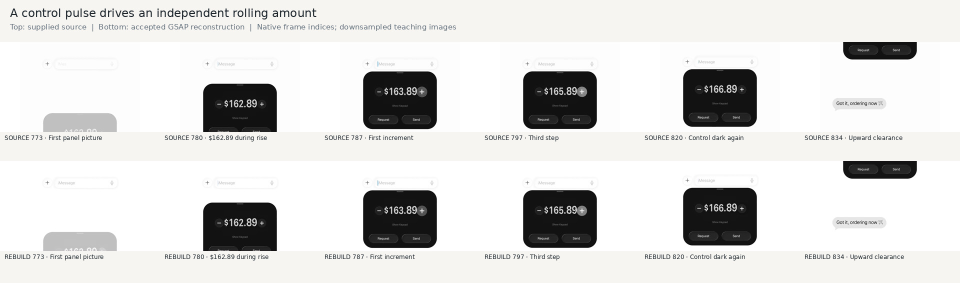
#> input picture skill/imessage-motion-recreation/director/atlas/linq-native-control-and-amount.jpg, 1920 x 566 px, given in place of 000473.png, which was not available (shown at 1/2 size)
$ python calendar-components.py ../../../skill/imessage-motion-recreation/director/atlas/linq-native-control-and-amount.jpg
#> lines starting #> are read from the running program, lines starting #| are printed output that depends on the picture; after the words box and inside, x2 and y2 are one past the last pixel; in counts of white or black regions, pixels touching at a corner belong together
from pathlib import Path
from PIL import Image
import numpy as np,sys
p=Path(sys.argv[1]); d=Path('/tmp/sidehoe-hyperframes.wG3QA2/source-stage')
def runs(mask,min_width=3,offset=0):
    s=np.flatnonzero(mask)
    out=[]
    for a in np.split(s,np.flatnonzero(np.diff(s)>1)+1):
        if len(a)>=min_width:out.append((int(a[0])+offset,int(a[-1])+offset))
    return out
for f in range(473,479):
 print('\nframe',f)
 for loc in [d,p/'prior-full']:
  im=np.asarray(Image.open(loc/f'{f:06}.png').convert('RGB'),dtype=np.int16)
  red,green,blue=im.transpose(2,0,1)
  m1=(blue-green>19)&(blue-red>18)&(red>147)&(green<234)
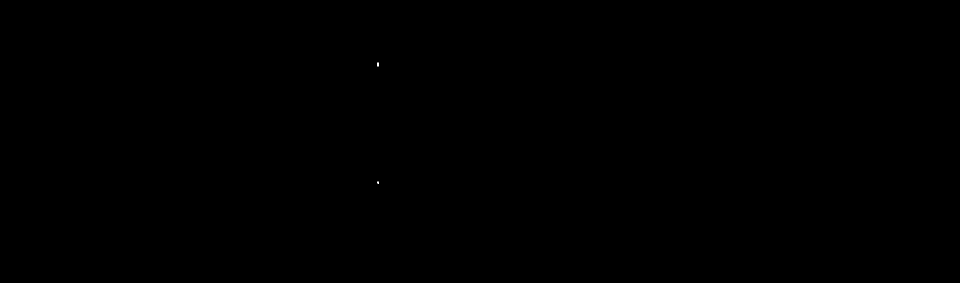
#> m1: shape (566, 1920) bool (shown at 1/2 size); 0% white in thin lines or dots, all inside (x1, y1, x2, y2) = (755, 125, 757, 368)
  m2=(green-red>17)&(blue-red>26)&(red>154)&(green>206)
#> m2: shape (566, 1920) bool; 0% white in thin lines or dots, all inside (x1, y1, x2, y2) = (754, 124, 758, 370)
  print('source' if loc==d else 'candidate')
  for color,label in [(m1,'lavender'),(m2,'blue')]:
    rows=runs(color[260:650,150:950].sum(1)>45,4,260)
    print(label,'rows',rows)
    prev=[]
    for y in range(343,640,4):
#> (the run stopped early here; a loop or call above may not have finished)

$ run again, on skill/imessage-motion-recreation/director/atlas/mini-rich_card_arrival.jpg
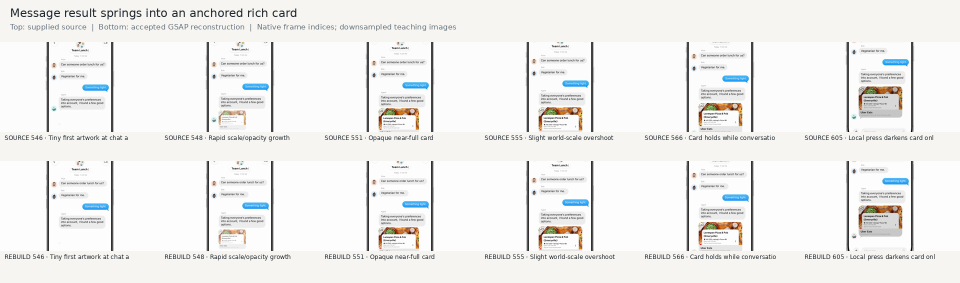
#> input picture skill/imessage-motion-recreation/director/atlas/mini-rich_card_arrival.jpg, 1920 x 566 px, given in place of 000473.png, which was not available (shown at 1/2 size)
#> `red,green,blue=im.transpose(2,0,1)`:
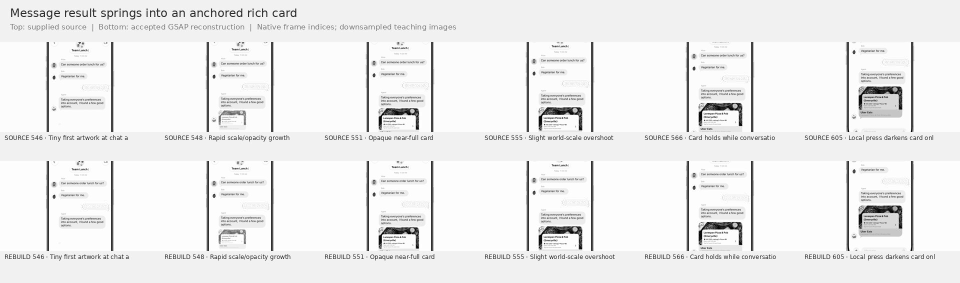
#> blue: shape (566, 1920) int16 (shown at 1/2 size); min 0, max 255, mean 237.7
#> m1: shape (566, 1920) bool; 0.03% white in thin lines or dots, all inside (x1, y1, x2, y2) = (104, 87, 1818, 466)
#> `m2=(green-red>17)&(blue-red>26)&(red>154)&(green>206)`:
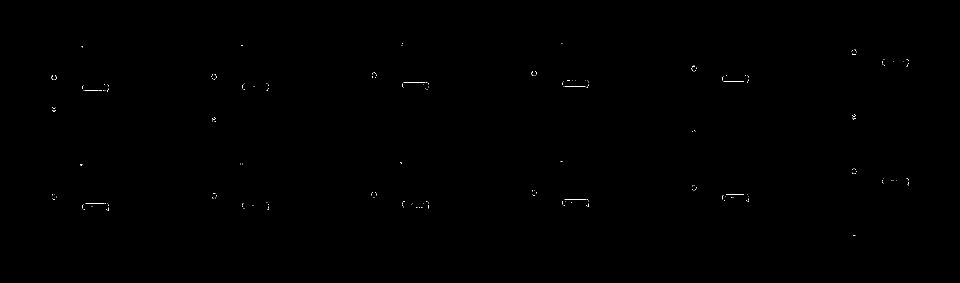
#> m2: shape (566, 1920) bool (shown at 1/2 size); 0.09% white in thin lines or dots, all inside (x1, y1, x2, y2) = (103, 86, 1818, 472)
